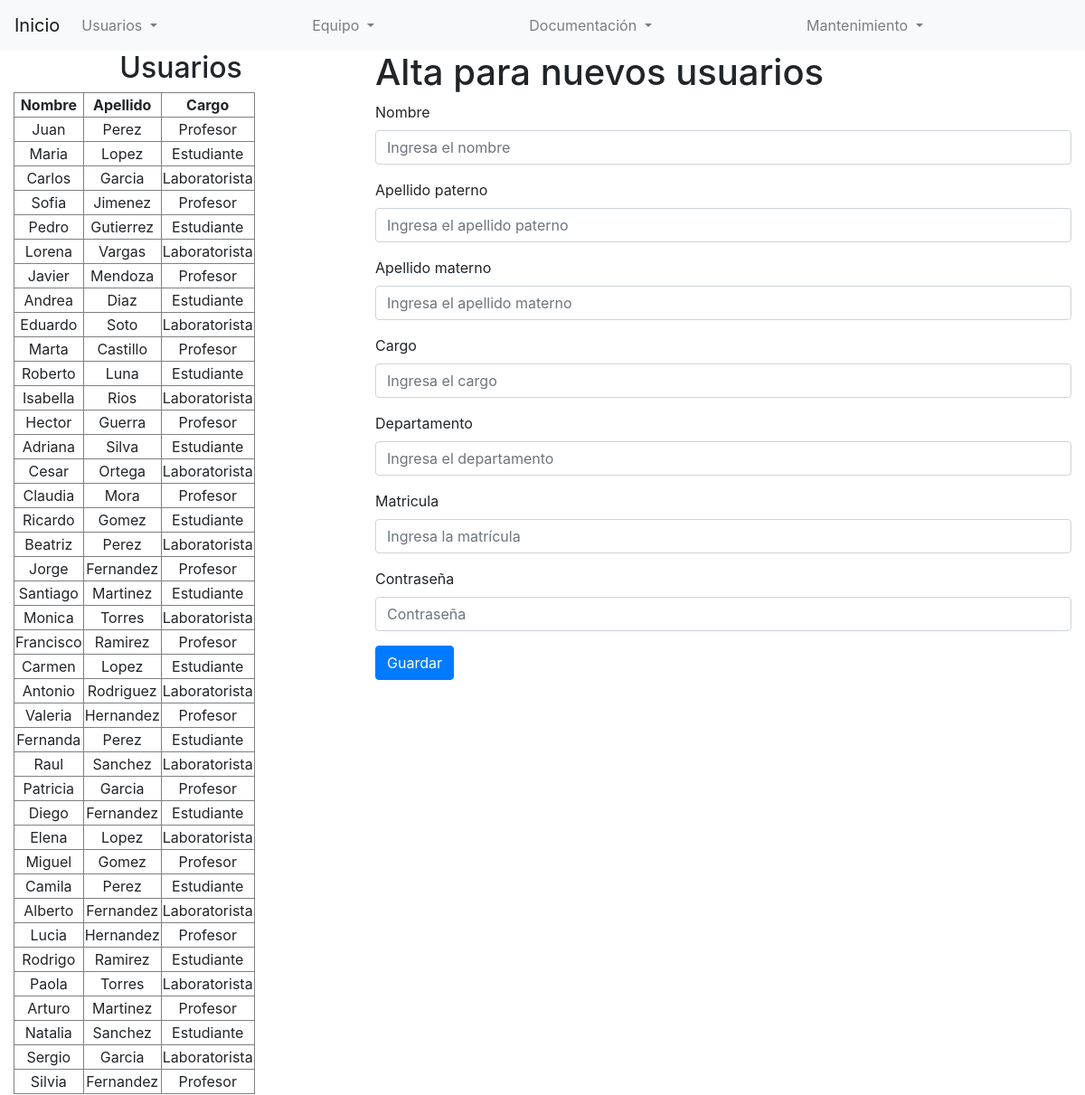
Screenshot of /usuarios/nuevo_usuario_.php with the database file from the repository.
### tables this page shows
CREATE TABLE usuario (
    Usuario_id INT NOT NULL AUTO_INCREMENT,
    Tipo_Cargo CHAR(50) NOT NULL ,
    Matricula CHAR(50) UNIQUE NOT NULL,
    Nombre CHAR(120) NOT NULL,
    ApellidoP CHAR(120) NOT NULL,
    ApellidoM CHAR(120) NOT NULL,
    Contrasenia CHAR(120) NOT NULL,
    PRIMARY KEY (Usuario_id)
);

### usuarios/nuevo_usuario_.php (the view, shortened to what this page needs)
<!DOCTYPE html>
<html lang="en">
<head>
    <link rel="stylesheet" href="https://cdnjs.cloudflare.com/ajax/libs/animate.css/4.1.1/animate.min.css"/>
    <link rel="stylesheet" href="https://cdn.jsdelivr.net/npm/bootstrap@4.0.0/dist/css/bootstrap.min.css">
</head>
<body>
    <nav class="navbar navbar-expand-lg navbar-light bg-light">
        <a class="navbar-brand" href="../">Inicio</a>
        <div class="collapse navbar-collapse" id="navbarSupportedContent">
            <ul class="navbar-nav mr-auto">
                <li class="nav-item dropdown">
                    <a class="nav-link dropdown-toggle" href="#" id="navbarDropdown" role="button" data-toggle="dropdown" aria-haspopup="true" aria-expanded="false">
                    Usuarios
                    </a>
                </li>
            </ul>
        </div>
        <div class="collapse navbar-collapse" id="navbarSupportedContent">
            <ul class="navbar-nav mr-auto">
                <li class="nav-item dropdown">
                    <a class="nav-link dropdown-toggle" href="#" id="navbarDropdown" role="button" data-toggle="dropdown" aria-haspopup="true" aria-expanded="false">
                    Equipo
                    </a>
                </li>
            </ul>
        </div>
        <div class="collapse navbar-collapse" id="navbarSupportedContent">
            <ul class="navbar-nav mr-auto">
                <li class="nav-item dropdown">
                    <a class="nav-link dropdown-toggle" href="#" id="navbarDropdown" role="button" data-toggle="dropdown" aria-haspopup="true" aria-expanded="false">
                    Documentación
                    </a>
                </li>
            </ul>
        </div>
        <div class="collapse navbar-collapse" id="navbarSupportedContent">
            <ul class="navbar-nav mr-auto">
                <li class="nav-item dropdown">
                    <a class="nav-link dropdown-toggle" href="#" id="navbarDropdown" role="button" data-toggle="dropdown" aria-haspopup="true" aria-expanded="false">
                    Mantenimiento
                    </a>
                </li>
            </ul>
        </div>
    </nav>
    <div class="container-fluid text-center">
        <div class="row content">
            <div class="col-sm-4 sidenav">
                <h2>Usuarios</h2>
                <?php
                    $host = "localhost";
                    $usuario = "root";
                    $contrasena = "";
                    $base_de_datos = "inventariolab";
                    $mysqli = new mysqli($host, $usuario, $contrasena, $base_de_datos);
                    if ($mysqli->connect_error) {
                        die("Error de conexión: " . $this->conexion->connect_error);
                    }else{
                        $query = "SELECT * FROM usuario";
                        if ($result = $mysqli->query($query)) {
                            echo "<table border='1'>";
                            echo "<tr>
                                    <th>Nombre</th>
                                    <th>Apellido</th>
                                    <th>Cargo</th>
                                </tr>";
                            while ($row = $result->fetch_assoc()) {
                                $field2name = $row["Tipo_Cargo"];
                                $field4name = $row["Nombre"];
                                $field5name = $row["ApellidoP"];
                                echo '<tr>
                                        <td>'.$field4name.'</td>
                                        <td>'.$field5name.'</td>
                                        <td>'.$field2name.'</td>
                                    </tr>';
                            }
                            echo "</table>";
                        }
                    }
                ?>
            </div>
            <div class="col-sm-8 text-left">
                <h1 class="animate__animated animate__bounce">Alta para nuevos usuarios</h1>
                <form action="daoUsuarioImpl.php">
                    <div class="form-group animate__animated animate__bounce animate__delay-1s">
                        <label for="nombre">Nombre</label>
                        <input type="text" class="form-control" id="nombre" name="nombre" aria-describedby="emailHelp" placeholder="Ingresa el nombre">
                    </div>
                    <div class="form-group">
                        <label for="aPat">Apellido paterno</label>
                        <input type="text" class="form-control" id="aPat" name="aPat" aria-describedby="emailHelp" placeholder="Ingresa el apellido paterno">
                    </div>
                    <div class="form-group">
                        <label for="aMat">Apellido materno</label>
                        <input type="text" class="form-control" id="aMat" name="aMat" aria-describedby="emailHelp" placeholder="Ingresa el apellido materno">
                    </div>
                    <div class="form-group">
                        <label for="cargo">Cargo</label>
                        <input type="text" class="form-control" id="cargo" name="cargo" aria-describedby="emailHelp" placeholder="Ingresa el cargo">
                    </div>
                    <div class="form-group">
                        <label for="Departamento">Departamento</label>
                        <input type="text" class="form-control" id="Departamento" name="Departamento" aria-describedby="emailHelp" placeholder="Ingresa el departamento">
                    </div>
                    <div class="form-group">
                        <label for="matricula">Matricula</label>
                        <input type="text" class="form-control" id="matricula" name="matricula" aria-describedby="emailHelp" placeholder="Ingresa la matrícula">
                    </div>
                    <div class="form-group">
                        <label for="pass">Contraseña</label>
                        <input type="password" class="form-control" id="pass" name="pass" placeholder="Contraseña">
                    </div>
                    <button type="submit" class="btn btn-primary">Guardar</button>
                </form>
            </div>
        </div>
    </div>
</body>
</html>

### rows the page displays
usuario: Nombre "Juan", ApellidoP "Perez", Tipo_Cargo "Profesor"
usuario: Nombre "Maria", ApellidoP "Lopez", Tipo_Cargo "Estudiante"
usuario: Nombre "Carlos", ApellidoP "Garcia", Tipo_Cargo "Laboratorista"
usuario: Nombre "Sofia", ApellidoP "Jimenez", Tipo_Cargo "Profesor"
usuario: Nombre "Pedro", ApellidoP "Gutierrez", Tipo_Cargo "Estudiante"
usuario: Nombre "Lorena", ApellidoP "Vargas", Tipo_Cargo "Laboratorista"
usuario: Nombre "Javier", ApellidoP "Mendoza", Tipo_Cargo "Profesor"
usuario: Nombre "Andrea", ApellidoP "Diaz", Tipo_Cargo "Estudiante"
usuario: Nombre "Eduardo", ApellidoP "Soto", Tipo_Cargo "Laboratorista"
usuario: Nombre "Marta", ApellidoP "Castillo", Tipo_Cargo "Profesor"
usuario: Nombre "Roberto", ApellidoP "Luna", Tipo_Cargo "Estudiante"
usuario: Nombre "Isabella", ApellidoP "Rios", Tipo_Cargo "Laboratorista"
usuario: Nombre "Hector", ApellidoP "Guerra", Tipo_Cargo "Profesor"
usuario: Nombre "Adriana", ApellidoP "Silva", Tipo_Cargo "Estudiante"
usuario: Nombre "Cesar", ApellidoP "Ortega", Tipo_Cargo "Laboratorista"
usuario: Nombre "Claudia", ApellidoP "Mora", Tipo_Cargo "Profesor"
usuario: Nombre "Ricardo", ApellidoP "Gomez", Tipo_Cargo "Estudiante"
usuario: Nombre "Beatriz", ApellidoP "Perez", Tipo_Cargo "Laboratorista"
usuario: Nombre "Jorge", ApellidoP "Fernandez", Tipo_Cargo "Profesor"
usuario: Nombre "Santiago", ApellidoP "Martinez", Tipo_Cargo "Estudiante"
usuario: Nombre "Monica", ApellidoP "Torres", Tipo_Cargo "Laboratorista"
usuario: Nombre "Francisco", ApellidoP "Ramirez", Tipo_Cargo "Profesor"
usuario: Nombre "Carmen", ApellidoP "Lopez", Tipo_Cargo "Estudiante"
usuario: Nombre "Antonio", ApellidoP "Rodriguez", Tipo_Cargo "Laboratorista"
usuario: Nombre "Valeria", ApellidoP "Hernandez", Tipo_Cargo "Profesor"
usuario: Nombre "Fernanda", ApellidoP "Perez", Tipo_Cargo "Estudiante"
usuario: Nombre "Raul", ApellidoP "Sanchez", Tipo_Cargo "Laboratorista"
usuario: Nombre "Patricia", ApellidoP "Garcia", Tipo_Cargo "Profesor"
usuario: Nombre "Diego", ApellidoP "Fernandez", Tipo_Cargo "Estudiante"
usuario: Nombre "Elena", ApellidoP "Lopez", Tipo_Cargo "Laboratorista"
usuario: Nombre "Miguel", ApellidoP "Gomez", Tipo_Cargo "Profesor"
usuario: Nombre "Camila", ApellidoP "Perez", Tipo_Cargo "Estudiante"
usuario: Nombre "Alberto", ApellidoP "Fernandez", Tipo_Cargo "Laboratorista"
usuario: Nombre "Lucia", ApellidoP "Hernandez", Tipo_Cargo "Profesor"
usuario: Nombre "Rodrigo", ApellidoP "Ramirez", Tipo_Cargo "Estudiante"
usuario: Nombre "Paola", ApellidoP "Torres", Tipo_Cargo "Laboratorista"
usuario: Nombre "Arturo", ApellidoP "Martinez", Tipo_Cargo "Profesor"
usuario: Nombre "Natalia", ApellidoP "Sanchez", Tipo_Cargo "Estudiante"
usuario: Nombre "Sergio", ApellidoP "Garcia", Tipo_Cargo "Laboratorista"
usuario: Nombre "Silvia", ApellidoP "Fernandez", Tipo_Cargo "Profesor"
